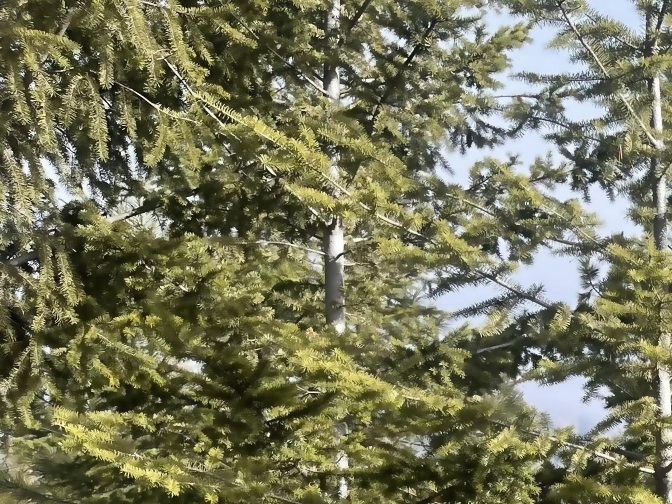
#> input picture region_0.jpg, 1344 x 1008 px, given in place of kamloops.jpg, which was not available (shown at 1/2 size)
$ python luminance.py
#> lines starting #> are read from the running program, lines starting #| are printed output that depends on the picture; pictures that were not available may be replaced by others from this repository, and a replacement may not be noted
from PIL import Image
import numpy as np


def segment_and_save_image(original_image_path, num_segments=9):
#> called with original_image_path = 'kamloops.jpg', num_segments = 9
    image = Image.open(original_image_path)
#> image is the input picture: PIL image 1344x1008 RGB; mean R, G, B 117.6, 117.8, 89.3
    width, height = image.size
#> width = 1344; height = 1008
    segment_width = width // 3
#> segment_width = 448
    segment_height = height // 3
#> segment_height = 336
    segments = []

    for i in range(3):
        for j in range(3):
            box = (j * segment_width, i * segment_height, (j + 1) * segment_width, (i + 1) * segment_height)
            segment = image.crop(box)
            segment_path = f'region_{i * 3 + j}.jpg'
            segment.save(segment_path)
            segments.append(segment_path)
#> this loop made 3 passes
#> pass 1, in segment_and_save_image, `segment.save(segment_path)`:
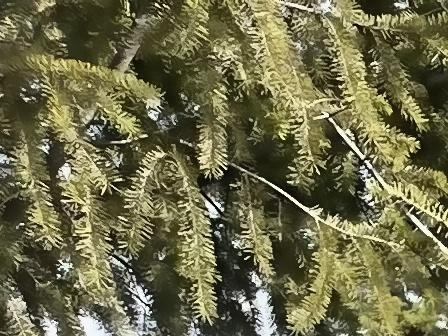
#> saved as region_0.jpg: PIL image 448x336 RGB; mean R, G, B 109.3, 106.9, 73.5
#> pass 1, in segment_and_save_image, `segment.save(segment_path)`:
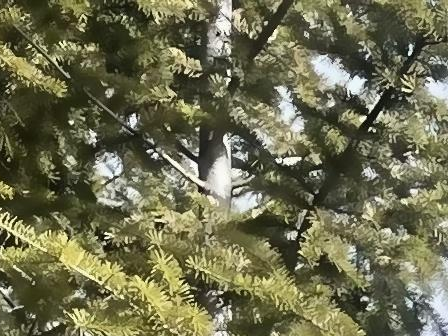
#> saved as region_1.jpg: PIL image 448x336 RGB; mean R, G, B 109.4, 109.1, 79.2
#> pass 1, in segment_and_save_image, `segment.save(segment_path)`:
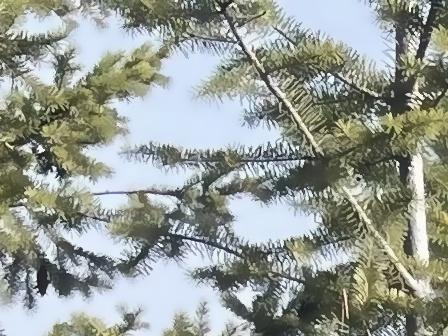
#> saved as region_2.jpg: PIL image 448x336 RGB; mean R, G, B 149.5, 155.3, 149
#> pass 2, in segment_and_save_image, `segment.save(segment_path)`:
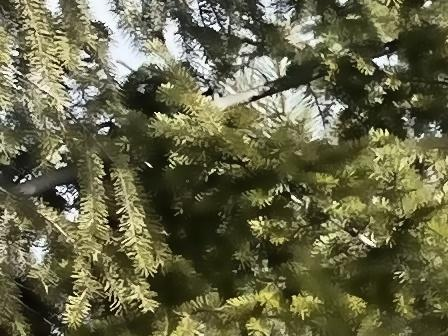
#> saved as region_3.jpg: PIL image 448x336 RGB; mean R, G, B 101.3, 100.9, 71
#> after the loop:
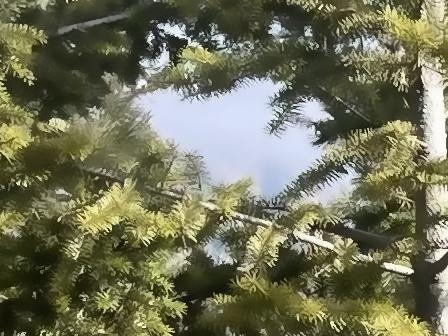
#> segment: PIL image 448x336 RGB; mean R, G, B 112.6, 113.5, 88.4
#> after the loop, segments = ['region_0.jpg', 'region_1.jpg', 'region_2.jpg', 'region_3.jpg', 'region_4.jpg', 'region_5.jpg', 'region_6.jpg', 'region_7.jpg', 'region_8.jpg']

    return segments


def equalize_histogram(image):
    np_image = np.array(image)
    hist, bins = np.histogram(np_image.flatten(), 256, density=True)
    cdf = hist.cumsum()
    cdf = 255 * cdf / cdf[-1]
    image_equalized = np.interp(np_image.flatten(), bins[:-1], cdf)
    image_equalized = image_equalized.reshape(np_image.shape).astype(np.uint8)
    return Image.fromarray(image_equalized)


def process_images(image_paths):
    images = [Image.open(path) for path in image_paths]
    grayscale_images = [img.convert('L') for img in images]
    luminance_arrays = [np.array(img) for img in grayscale_images]
    average_luminance_array = np.mean(luminance_arrays, axis=0)
    average_luminance_image = Image.fromarray(average_luminance_array.astype(np.uint8))
    flattened_luminance_image = equalize_histogram(average_luminance_image)
    return flattened_luminance_image


# Segment and save parts of the original image
original_image_path = 'kamloops.jpg'  # Specify your original image path here
segment_paths = segment_and_save_image(original_image_path)
#> segment_paths has the same summary as segments in segment_and_save_image

# Process the saved segments
flattened_image = process_images(segment_paths)
#> in process_images, `images = [Image.open(path) for path in image_paths]`: images = 9 items
#> in process_images, `average_luminance_array = np.mean(luminance_arrays, axis=0)`:
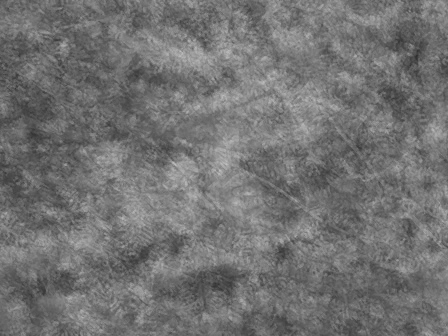
#> average_luminance_array: shape (336, 448) float64; min 47.78, max 192.6, mean 114.5
#> in equalize_histogram, `hist, bins = np.histogram(np_image.flatten(), 256, density=True)`: hist = 256 values, max 0.0357 at index 107, min 0 at index 1, mean 0.0069; bins = 257 values from 47 to 192
#> in equalize_histogram, `cdf = hist.cumsum()`: cdf = 256 values from 1.17e-05 to 1.77
#> in equalize_histogram, `cdf = 255 * cdf / cdf[-1]`: cdf = 256 values from 0.00169 to 255
#> in equalize_histogram, `image_equalized = image_equalized.reshape(np_image.shape).astype(np.ui..`:
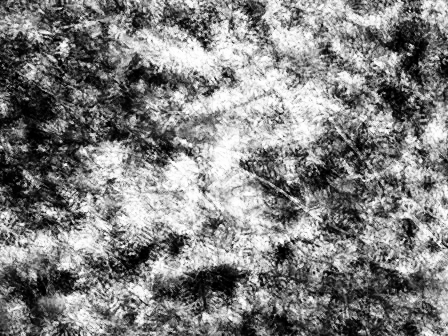
#> image_equalized: shape (336, 448); min 0, max 255, mean 128.9

# Save the final image
flattened_image.save('flattened_luminance_image.jpg')
flattened_image.show()

$ run again, on region_4.jpg
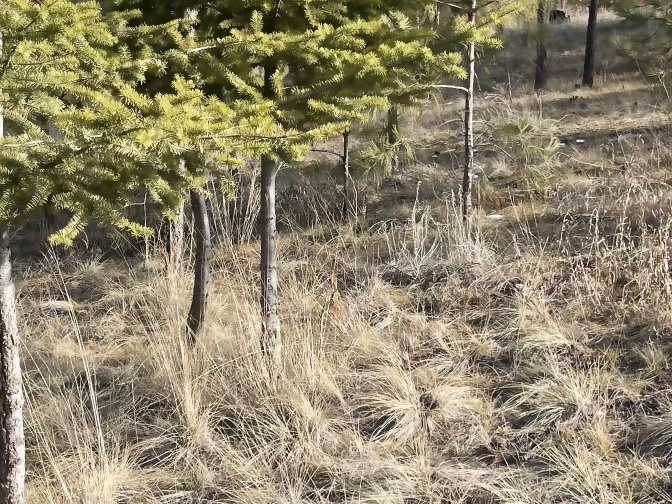
#> input picture region_4.jpg, 1344 x 1008 px, given in place of kamloops.jpg, which was not available (shown at 1/2 size)
#> in segment_and_save_image, image is the input picture: PIL image 1344x1008 RGB; mean R, G, B 142.2, 132.4, 106.5
#> after the loop in segment_and_save_image, `for i in range(3):`:
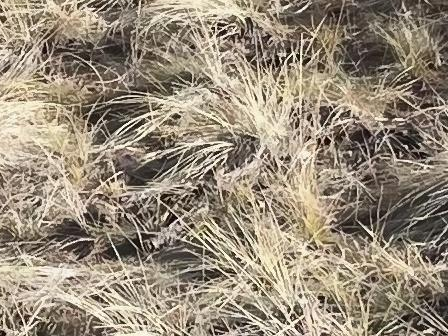
#> segment: PIL image 448x336 RGB; mean R, G, B 151.7, 139.5, 121.9
#> after the loop in segment_and_save_image, `for i in range(3):`: segments = ['region_0.jpg', 'region_1.jpg', 'region_2.jpg', 'region_3.jpg', 'region_4.jpg', 'region_5.jpg', 'region_6.jpg', 'region_7.jpg', 'region_8.jpg']
#> segment_paths has the same summary as segments in segment_and_save_image
#> images = 9 items
#> hist = 256 values, max 0.0294 at index 112, min 0 at index 2, mean 0.00629; bins = 257 values from 54 to 213
#> in equalize_histogram, `cdf = hist.cumsum()`: cdf = 256 values from 1.07e-05 to 1.61
#> in equalize_histogram, `cdf = 255 * cdf / cdf[-1]`: cdf = 256 values from 0.00169 to 255
#> in equalize_histogram, `image_equalized = image_equalized.reshape(np_image.shape).astype(np.ui..`:
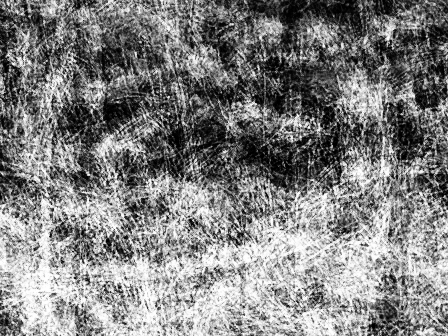
#> image_equalized: shape (336, 448); min 0, max 255, mean 128.9

$ run again, on region_5.jpg
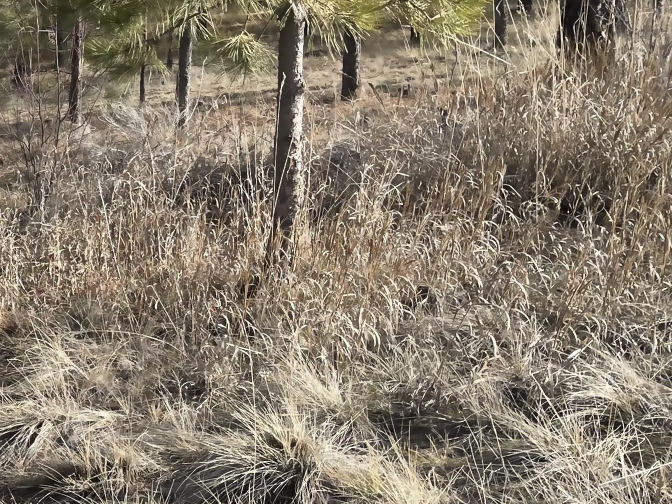
#> input picture region_5.jpg, 1344 x 1008 px, given in place of kamloops.jpg, which was not available (shown at 1/2 size)
#> in segment_and_save_image, image is the input picture: PIL image 1344x1008 RGB; mean R, G, B 136.6, 125.5, 110
#> after the loop in segment_and_save_image, `for i in range(3):`:
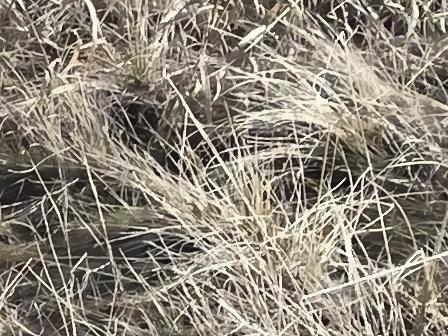
#> segment: PIL image 448x336 RGB; mean R, G, B 141.7, 133.6, 121.4
#> after the loop in segment_and_save_image, `for i in range(3):`: segments = ['region_0.jpg', 'region_1.jpg', 'region_2.jpg', 'region_3.jpg', 'region_4.jpg', 'region_5.jpg', 'region_6.jpg', 'region_7.jpg', 'region_8.jpg']
#> segment_paths has the same summary as segments in segment_and_save_image
#> images = 9 items
#> hist = 256 values, max 0.034 at index 109, min 0 at index 2, mean 0.00667; bins = 257 values from 58 to 208
#> in equalize_histogram, `cdf = hist.cumsum()`: cdf = 256 values from 1.13e-05 to 1.71
#> in equalize_histogram, `cdf = 255 * cdf / cdf[-1]`: cdf = 256 values from 0.00169 to 255
#> in equalize_histogram, `image_equalized = image_equalized.reshape(np_image.shape).astype(np.ui..`:
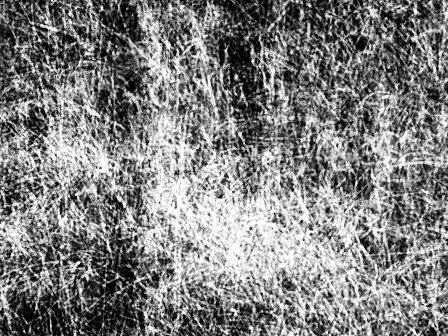
#> image_equalized: shape (336, 448); min 0, max 255, mean 129

$ run again, on region_6.jpg
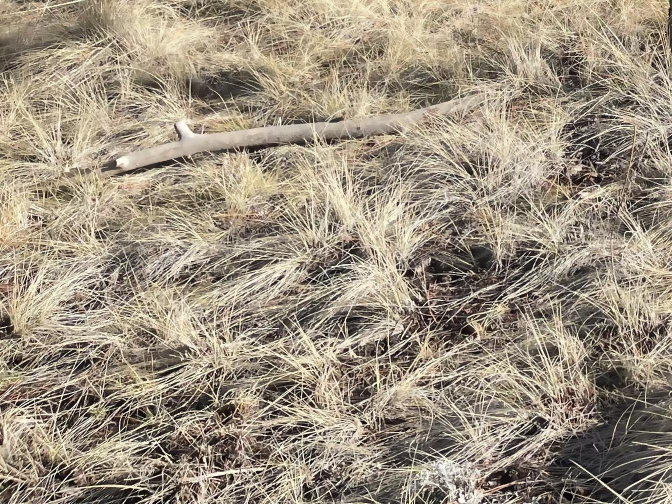
#> input picture region_6.jpg, 1344 x 1008 px, given in place of kamloops.jpg, which was not available (shown at 1/2 size)
#> in segment_and_save_image, image is the input picture: PIL image 1344x1008 RGB; mean R, G, B 156.5, 144.7, 127
#> after the loop in segment_and_save_image, `for i in range(3):`: segments = ['region_0.jpg', 'region_1.jpg', 'region_2.jpg', 'region_3.jpg', 'region_4.jpg', 'region_5.jpg', 'region_6.jpg', 'region_7.jpg', 'region_8.jpg']
#> segment_paths has the same summary as segments in segment_and_save_image
#> images = 9 items
#> hist = 256 values, max 0.0284 at index 137, min 0 at index 2, mean 0.00592; bins = 257 values from 56 to 225
#> in equalize_histogram, `cdf = hist.cumsum()`: cdf = 256 values from 3.02e-05 to 1.51
#> in equalize_histogram, `cdf = 255 * cdf / cdf[-1]`: cdf = 256 values from 0.00508 to 255
#> in equalize_histogram, `image_equalized = image_equalized.reshape(np_image.shape).astype(np.ui..`:
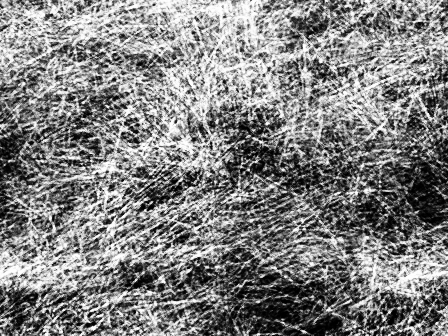
#> image_equalized: shape (336, 448); min 0, max 255, mean 129.1
